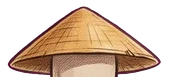
#> input picture items/straw_hat.webp, 170 x 77 px
$ python -i assets.py   (imports and definitions only)
#> lines starting #> are read from the running program, lines starting #| are printed output that depends on the picture; after the words box and inside, x2 and y2 are one past the last pixel; in counts of white or black regions, pixels touching at a corner belong together
import numpy as np, json, os
from PIL import Image, ImageDraw
from scipy import ndimage as nd
# [1 line not run here, left out]
def key(path):
#> called with path = '../../items/straw_hat.webp'
    a=np.asarray(Image.open(path).convert('RGB')).astype(float)
    r,g,b=a[...,0],a[...,1],a[...,2]
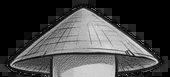
#> g: shape (77, 170) float64; min 0, max 225, mean 71.6
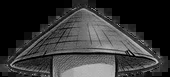
#> b: shape (77, 170) float64; min 0, max 207, mean 54.7
    k=np.minimum(r,b)-g            # magenta-ness
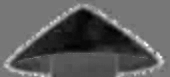
#> k: shape (77, 170) float64; min -78, max 89, mean -17.1; drawn with min black and max white
    bgm=k>140
#> bgm: shape (77, 170) bool; every value is 0
    M=np.median(a[bgm],0) if bgm.sum()>1000 else np.array([255,0,255.])
#> M = [255, 0, 255]
    kb=min(M[0],M[2])-M[1]
#> kb = 255
    al=1-np.clip((k+2)/(kb-15+2),0,1)
    hard=al>0.25; hard=nd.binary_opening(hard,iterations=1)
#> after `hard = al > 0.25`: hard: shape (77, 170) bool; every value is 1
#> after `hard = nd.binary_opening(hard, iterations=1)`:
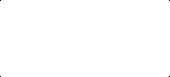
#> hard: shape (77, 170) bool; 100% white; black in thin lines or dots
    # shrink 1px off the matte edge and feather
    er=nd.binary_erosion(hard,iterations=1)
#> er: shape (77, 170) bool; 96.3% white; black in thin lines or dots
    al=np.where(er,al,np.where(hard,np.minimum(al,0.5),0.0))
    al=nd.gaussian_filter(al,0.6)*hard + 0  # soft but no outward spread
    A=np.maximum(al,1e-3)[...,None]
    rgb=(a-M*(1-A))/A
    # despill: clamp r and b so pixel isn't more magenta than its green allows
    lim=rgb[...,1]+np.maximum(0,(rgb[...,0]+rgb[...,2])/2-rgb[...,1])*0  # placeholder
    sp=np.minimum(rgb[...,0],rgb[...,2])-rgb[...,1]
    edge=(al<0.999)
#> edge: shape (77, 170) bool; 56.3% white; 13 black regions (12 under 20 px), largest, box (x1, y1, x2, y2) and area: (11, 9, 157, 74) 5674
    spill=np.clip(sp-4,0,None)
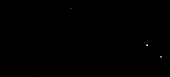
#> spill: shape (77, 170) float64; min 0, max 6.39, mean 0.00254; drawn with min black and max white
    rgb[...,0]-=spill; rgb[...,2]-=spill
#> after `rgb[..., 0] -= spill`: rgb: shape (77, 170, 3) float64; mean R, G, B 11.1, 73.2, -33.6
#> after `rgb[..., 2] -= spill`: rgb: shape (77, 170, 3) float64; mean R, G, B 11.1, 73.2, -33.6
    rgb=np.clip(rgb,0,255); mean=rgb.mean(2,keepdims=True); w=al[...,None]
    semi=(al<0.35)[...,None]
#> semi: shape (77, 170, 1) bool; 0.03% white in thin lines or dots
    solid=(al>=0.98)
#> solid: shape (77, 170) bool; 79.3% white; 4 black regions (3 under 20 px), largest, box (x1, y1, x2, y2) and area: (0, 0, 170, 77) 2698
    idx=nd.distance_transform_edt(~solid,return_distances=False,return_indices=True)
    near=rgb[idx[0],idx[1]]
    rgb=np.where(semi, near, rgb)
    gcap=np.maximum(rgb[...,0],rgb[...,2])+6; rgb[...,1]=np.where(al<0.98,np.minimum(rgb[...,1],gcap),rgb[...,1])
#> after `gcap = np.maximum(rgb[..., 0], rgb[..., 2]) + 6`:
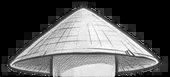
#> gcap: shape (77, 170) float64; min 6, max 261, mean 101.4; drawn with min black and max white
#> after `rgb[..., 1] = np.where(al < 0.98, np.minimum(rgb[..., 1], gcap), rgb[.`: rgb: shape (77, 170, 3) float64; mean of channels 0, 1, 2 95.3, 71.9, 50.7
    out=np.dstack([np.clip(rgb,0,255),np.clip(al*255,0,255)]).astype(np.uint8); out[al<0.02]=0
#> after `out = np.dstack([np.clip(rgb, 0, 255), np.clip(al * 255, 0, 255)]).ast`:
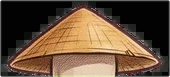
#> out: shape (77, 170, 4); mean of channels 0, 1, 2, 3 95.1, 71.8, 50.6, 245.6; transparent parts drawn white
#> after `out[al < 0.02] = 0`: out: shape (77, 170, 4); 0.01% of pixels changed, all inside (x1, y1, x2, y2) = (0, 76, 1, 77)
    return Image.fromarray(out,'RGBA')
# [7 lines not run here, left out]

>>> result = key('../../items/straw_hat.webp')

$ run again, on items/cat_1.webp
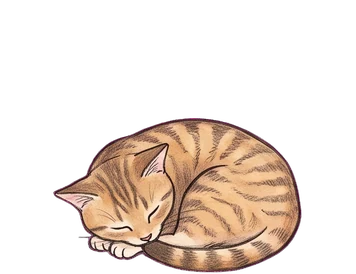
#> input picture items/cat_1.webp, 356 x 274 px
#> in key, `k=np.minimum(r,b)-g`:
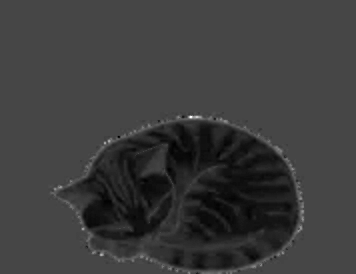
#> k: shape (274, 356) float64; min -62, max 161, mean -8.5; drawn with min black and max white
#> bgm: shape (274, 356) bool; 0% white in thin lines or dots, all inside (x1, y1, x2, y2) = (190, 116, 192, 118)
#> M = [255, 0, 255]
#> kb = 255
#> hard: shape (274, 356) bool; every value is 1
#> hard: shape (274, 356) bool; 100% white; black in thin lines or dots
#> er: shape (274, 356) bool; 98.7% white; black in thin lines or dots
#> edge: shape (274, 356) bool; 73.4% white; 46 black regions (44 under 20 px), largest, box (x1, y1, x2, y2) and area: (58, 121, 298, 270) 25725, (160, 112, 170, 118) 27
#> semi: shape (274, 356, 1) bool; 0% white in thin lines or dots
#> solid: shape (274, 356) bool; 94.4% white; 6 black regions (5 under 20 px), largest, box (x1, y1, x2, y2) and area: (0, 0, 356, 274) 5452
#> in key, `out = np.dstack([np.clip(rgb, 0, 255), np.clip(al * 255, 0, 255)]).ast`:
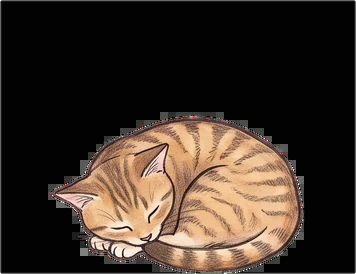
#> out: shape (274, 356, 4); mean of channels 0, 1, 2, 3 57.1, 45.1, 35.9, 250.7; transparent parts drawn white

$ run again, on items/cat_2.webp
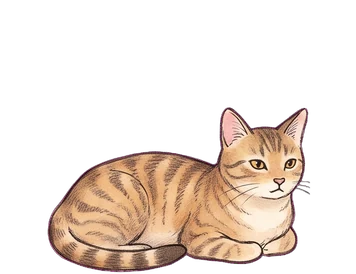
#> input picture items/cat_2.webp, 356 x 274 px
#> in key, `k=np.minimum(r,b)-g`:
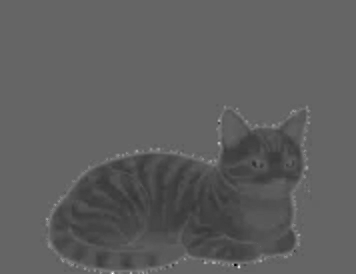
#> k: shape (274, 356) float64; min -137, max 208, mean -8.5; drawn with min black and max white
#> bgm: shape (274, 356) bool; 0% white in thin lines or dots, all inside (x1, y1, x2, y2) = (112, 266, 240, 274)
#> M = [255, 0, 255]
#> kb = 255
#> hard: shape (274, 356) bool; 100% white; black in thin lines or dots, all inside (x1, y1, x2, y2) = (112, 273, 113, 274)
#> hard: shape (274, 356) bool; 100% white; black in thin lines or dots
#> er: shape (274, 356) bool; 98.7% white; black in thin lines or dots
#> edge: shape (274, 356) bool; 73% white; 61 black regions (56 under 20 px), largest, box (x1, y1, x2, y2) and area: (51, 111, 305, 269) 25953, (64, 265, 81, 271) 39, (246, 266, 255, 271) 36, (272, 259, 288, 264) 34, (308, 136, 312, 146) 29
#> semi: shape (274, 356, 1) bool; 0.01% white in thin lines or dots
#> solid: shape (274, 356) bool; 93.5% white; 17 black regions (14 under 20 px), largest, box (x1, y1, x2, y2) and area: (0, 0, 356, 274) 5024, (100, 104, 285, 167) 1174, (304, 180, 311, 193) 46
#> in key, `out = np.dstack([np.clip(rgb, 0, 255), np.clip(al * 255, 0, 255)]).ast`:
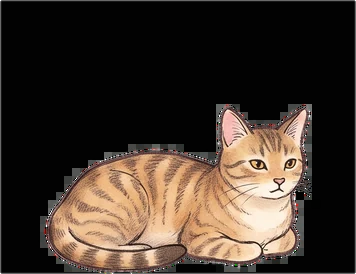
#> out: shape (274, 356, 4); mean of channels 0, 1, 2, 3 61.3, 49.4, 40.1, 250.6; transparent parts drawn white
#> out: shape (274, 356, 4); under 0.01% of pixels changed, all inside (x1, y1, x2, y2) = (112, 273, 113, 274)

$ run again, on items/cat_3.webp
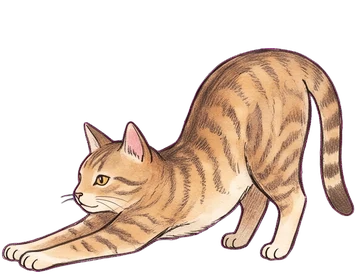
#> input picture items/cat_3.webp, 356 x 274 px
#> bgm: shape (274, 356) bool; 0.03% white in thin lines or dots, all inside (x1, y1, x2, y2) = (36, 46, 314, 274)
#> M = [255, 0, 255]
#> kb = 255
#> hard: shape (274, 356) bool; 100% white; black in thin lines or dots, all inside (x1, y1, x2, y2) = (36, 46, 274, 274)
#> hard: shape (274, 356) bool; 100% white; black in thin lines or dots
#> er: shape (274, 356) bool; 98.7% white; black in thin lines or dots
#> edge: shape (274, 356) bool; 63.9% white; 91 black regions (86 under 20 px), largest, box (x1, y1, x2, y2) and area: (5, 51, 351, 269) 34691, (308, 160, 315, 177) 58, (336, 215, 344, 223) 32, (306, 184, 311, 191) 25, (120, 260, 128, 264) 21
#> semi: shape (274, 356, 1) bool; 0.02% white in thin lines or dots
#> solid: shape (274, 356) bool; 89.8% white; 15 black regions (14 under 20 px), largest, box (x1, y1, x2, y2) and area: (0, 0, 356, 274) 9898
#> in key, `out = np.dstack([np.clip(rgb, 0, 255), np.clip(al * 255, 0, 255)]).ast`:
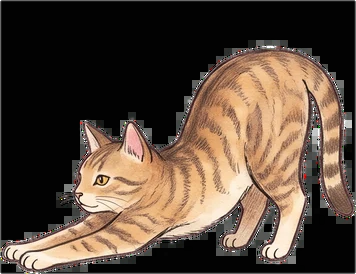
#> out: shape (274, 356, 4); mean of channels 0, 1, 2, 3 85.2, 68.7, 55.7, 250; transparent parts drawn white
#> out: shape (274, 356, 4); 0.02% of pixels changed, all inside (x1, y1, x2, y2) = (0, 46, 274, 274)
